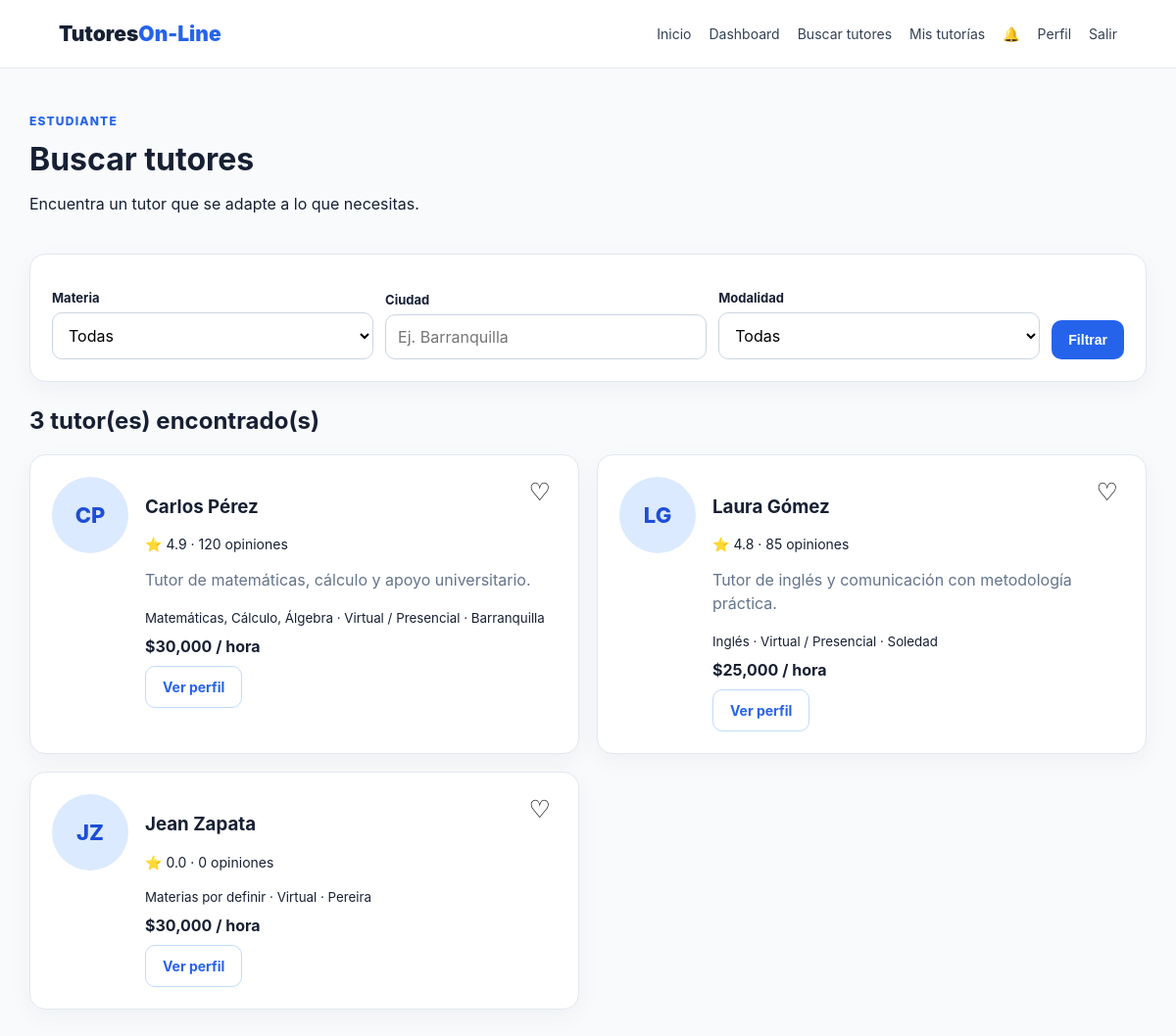
The app's page /tutores (signed in) with its own data.
### tables this page shows
CREATE TABLE tutores(
      id INTEGER PRIMARY KEY AUTOINCREMENT, usuario_id INTEGER UNIQUE NOT NULL,
      descripcion TEXT DEFAULT '', experiencia TEXT DEFAULT '', precio_hora REAL DEFAULT 0,
      modalidad TEXT DEFAULT 'Virtual', ciudad TEXT DEFAULT '', calificacion REAL DEFAULT 0,
      total_calificaciones INTEGER DEFAULT 0, verificado INTEGER DEFAULT 1,
      FOREIGN KEY(usuario_id) REFERENCES usuarios(id) ON DELETE CASCADE);

### app.py (the view)
@app.route('/tutores')
@login_required
@role_required('estudiante')
def tutores():
    materia=request.args.get('materia',''); ciudad=request.args.get('ciudad',''); modalidad=request.args.get('modalidad','')
    c=db(); q='''SELECT t.*,u.nombre,u.apellido,u.ciudad AS ciudad_usuario,
      GROUP_CONCAT(m.nombre, ', ') materias FROM tutores t JOIN usuarios u ON u.id=t.usuario_id
      LEFT JOIN tutor_materia tm ON tm.tutor_id=t.id LEFT JOIN materias m ON m.id=tm.materia_id WHERE u.activo=1'''; p=[]
    if ciudad: q+=' AND LOWER(COALESCE(t.ciudad,u.ciudad)) LIKE LOWER(?)'; p.append('%'+ciudad+'%')
    if modalidad: q+=' AND t.modalidad LIKE ?'; p.append('%'+modalidad+'%')
    if materia: q+=' AND t.id IN (SELECT tutor_id FROM tutor_materia tm JOIN materias m ON m.id=tm.materia_id WHERE m.nombre=?)'; p.append(materia)
    q+=' GROUP BY t.id ORDER BY t.calificacion DESC'; rows=c.execute(q,p).fetchall(); mats=c.execute('SELECT * FROM materias ORDER BY nombre').fetchall(); c.close()
    return render_template('tutores.html',tutores=rows,materias=mats,materia=materia,ciudad=ciudad,modalidad=modalidad)

### app.py (called while the page is built)
def db():
    c = sqlite3.connect(DATABASE)
    c.row_factory = sqlite3.Row
    c.execute('PRAGMA foreign_keys = ON')
    return c

def login_required(f):
    @wraps(f)
    def wrap(*a,**kw):
        if not session.get('usuario_id'):
            flash('Debes iniciar sesión para continuar.','warning'); return redirect(url_for('login'))
        return f(*a,**kw)
    return wrap

def role_required(*roles):
    def deco(f):
        @wraps(f)
        def wrap(*a,**kw):
            if session.get('rol') not in roles:
                flash('No tienes permisos para acceder a esta sección.','danger'); return redirect(url_for('dashboard'))
            return f(*a,**kw)
        return wrap
    return deco

@app.context_processor
def inject_globals():
    count=0
    if session.get('usuario_id'):
        c=db(); count=c.execute('SELECT COUNT(*) FROM notificaciones WHERE usuario_id=? AND leida=0',(session['usuario_id'],)).fetchone()[0]; c.close()
    return {'notification_count':count, 'today':date.today().isoformat()}

### templates/tutores.html
{% extends 'base.html' %}{% block title %}Buscar tutores{% endblock %}{% block content %}<div class="pagehead"><div><p class="eyebrow">ESTUDIANTE</p><h1>Buscar tutores</h1><p>Encuentra un tutor que se adapte a lo que necesitas.</p></div></div><form class="filter-box" method="get"><div><label>Materia</label><select name="materia"><option value="">Todas</option>{% for m in materias %}<option {% if materia==m['nombre'] %}selected{% endif %}>{{m['nombre']}}</option>{% endfor %}</select></div><div><label>Ciudad</label><input name="ciudad" value="{{ciudad}}" placeholder="Ej. Barranquilla"></div><div><label>Modalidad</label><select name="modalidad"><option value="">Todas</option><option {% if modalidad=='Virtual' %}selected{% endif %}>Virtual</option><option {% if modalidad=='Presencial' %}selected{% endif %}>Presencial</option></select></div><button class="btn primary">Filtrar</button></form><h2>{{tutores|length}} tutor(es) encontrado(s)</h2><div class="grid two">{% for t in tutores %}<article class="tutor-card"><div class="avatar big">{{t['nombre'][0]}}{{t['apellido'][0]}}</div><div style="flex:1"><button class="favorite" onclick="toggleFavorite({{t['id']}},this)">♡</button><h3>{{t['nombre']}} {{t['apellido']}}</h3><div class="rating">⭐ {{t['calificacion']}} · {{t['total_calificaciones']}} opiniones</div><p>{{t['descripcion']}}</p><small>{{t['materias'] or 'Materias por definir'}} · {{t['modalidad']}} · {{t['ciudad'] or t['ciudad_usuario']}}</small><strong class="price">${{'{:,.0f}'.format(t['precio_hora'])}} / hora</strong><a class="btn secondary" href="{{url_for('perfil_tutor',tutor_id=t['id'])}}">Ver perfil</a></div></article>{% else %}<div class="card"><h3>No encontramos tutores.</h3><p>Prueba con otros filtros.</p></div>{% endfor %}</div>{% endblock %}

### static/css/style.css (style rules this page uses)
* { box-sizing:border-box }
body { margin:0;font-family:Inter,Arial,sans-serif;background:#f8fafc;color:#172033 }
.navbtn,.btn.primary { background:#2563eb!important;color:#fff!important }
.eyebrow { font-size:12px;color:#2563eb;font-weight:800;letter-spacing:1.2px }
.btn { display:inline-block;padding:12px 17px;border:0;border-radius:10px;text-decoration:none;font-weight:700;cursor:pointer;font-size:14px }
.btn.secondary { background:#fff;border:1px solid #bfdbfe;color:#2563eb }
.card,.hero-card,.auth-card,.filter-box,.tutor-card,.stat,.searchbox { background:#fff;border:1px solid #e2e8f0;border-radius:16px;padding:22px;box-shadow:0 7px 24px #0f172a0b }
.avatar { width:48px;height:48px;border-radius:50%;display:grid;place-items:center;background:#dbeafe;color:#1d4ed8;font-weight:800 }
.avatar.big { width:78px;height:78px;font-size:22px }
.grid { display:grid;gap:18px }
.two { grid-template-columns:repeat(2,1fr) }
.auth-card label,.filter-box label,form label { display:block;font-weight:700;font-size:13px;margin:14px 0 7px }
input,select,textarea { width:100%;padding:12px;border:1px solid #cbd5e1;border-radius:10px;background:#fff;font:inherit }
.pagehead { display:flex;justify-content:space-between;align-items:center;gap:20px;margin-bottom:25px }
.pagehead h1 { margin:3px 0 }
.filter-box { display:grid;grid-template-columns:1fr 1fr 1fr auto;gap:12px;align-items:end;margin-bottom:25px }
.tutor-card { display:flex;gap:17px }
.tutor-card p { color:#64748b;line-height:1.5 }
.price { display:block;margin:10px 0 }
.rating { font-size:14px }
.favorite { float:right;border:0;background:none;font-size:25px;cursor:pointer }

### records on screen
tutores: t "C", t "P", nombre "Carlos", apellido "Pérez", calificacion "4.9", total_calificaciones "120", descripcion "Tutor de matemáticas, cálculo y apoyo universitario.", t "Matemáticas, Cálculo, Álgebra", modalidad "Virtual / Presencial", ciudad "Barranquilla", precio_hora "30,000"
tutores: t "L", t "G", nombre "Laura", apellido "Gómez", calificacion "4.8", total_calificaciones "85", descripcion "Tutor de inglés y comunicación con metodología práctica.", t "Inglés", modalidad "Virtual / Presencial", ciudad "Soledad", precio_hora "25,000"
tutores: t "J", t "Z", nombre "Jean", apellido "Zapata", calificacion "0.0", total_calificaciones "0", t "Materias por definir", modalidad "Virtual", ciudad "Pereira", precio_hora "30,000"

### other values on screen
{{ tutores|length }} "3"
